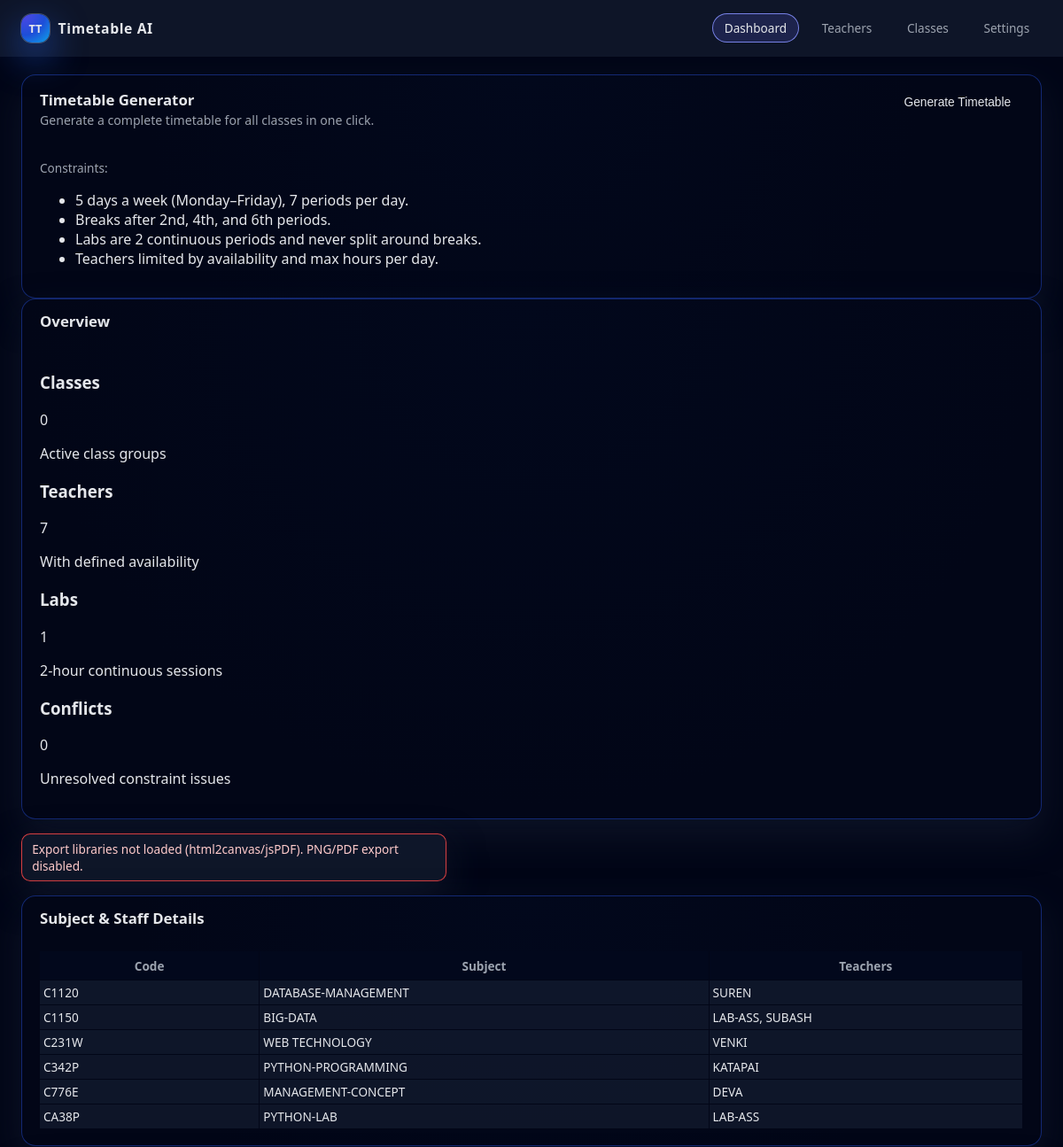
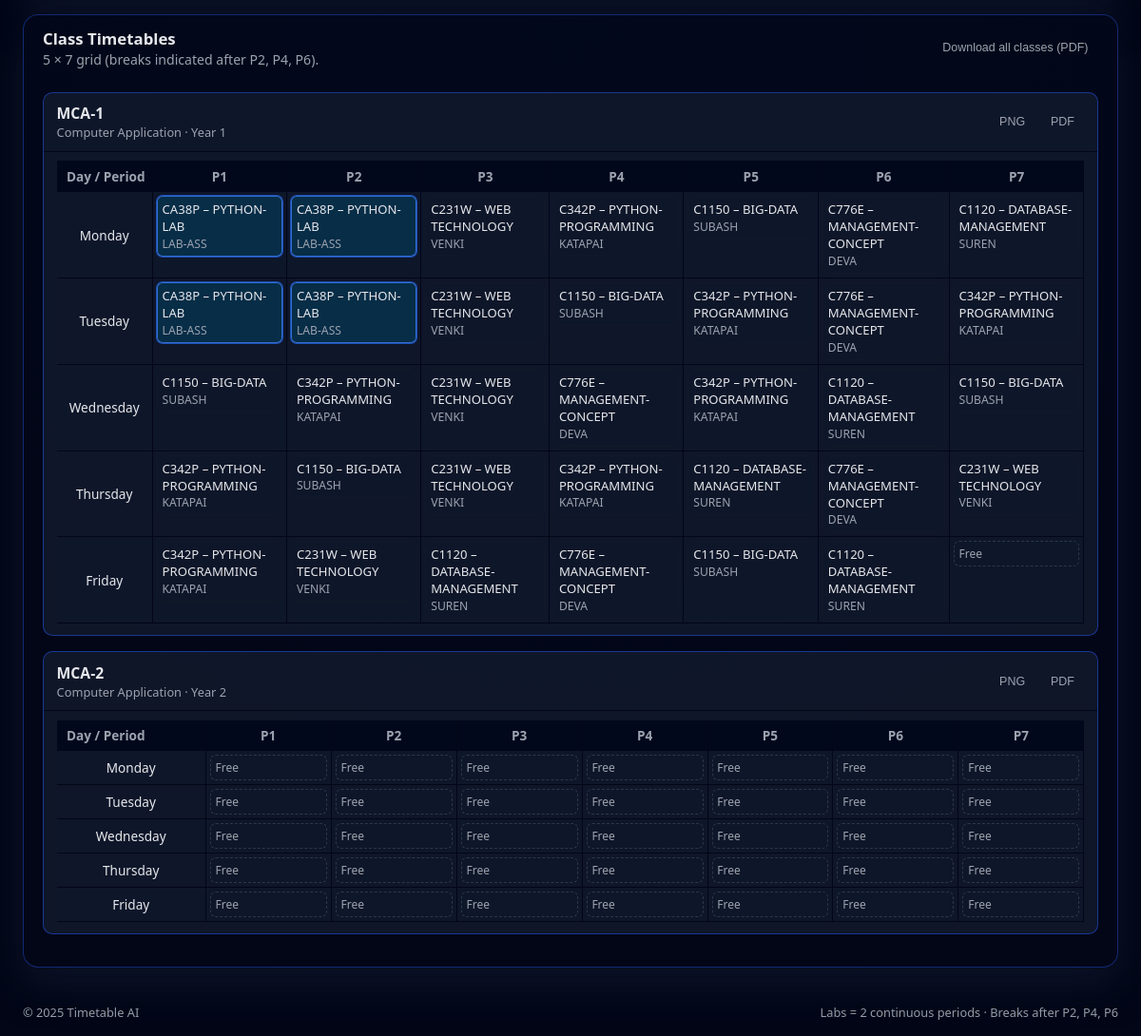
Screenshot of /timetable/ with the database file from the repository (2 pictures, top to bottom).
### timetable/models.py (models this page shows, shortened)
class Subject(models.Model):
    code = models.CharField(max_length=20, unique=True)
    name = models.CharField(max_length=100)

class ClassGroup(models.Model):
    name = models.CharField(max_length=50, unique=True)
    year = models.IntegerField(null=True, blank=True)
    department = models.CharField(max_length=100, blank=True)

class Teacher(models.Model):
    name = models.CharField(max_length=100)
    subjects = models.ManyToManyField(Subject, related_name="teachers")
    max_hours_per_day = models.PositiveIntegerField(default=4)
    availability = models.JSONField(default=dict, blank=True)

### timetable/views.py (the view)
# urls.py: path("", views.timetable_overview, name="timetable_overview"),
@require_GET
def timetable_overview(request):
    class_groups = ClassGroup.objects.all().order_by("name")
    cs_map = {
        (cs.class_group_id, cs.subject_id): cs.is_lab
        for cs in ClassSubject.objects.all()
    }
    entries_by_class = defaultdict(list)
    for e in TimetableEntry.objects.select_related("subject", "teacher", "class_group"):
        entries_by_class[e.class_group_id].append(e)
    class_tables = []
    for cg in class_groups:
        grid = [[None for _ in range(PERIODS_PER_DAY)] for _ in range(DAYS_PER_WEEK)]
        for e in entries_by_class.get(cg.id, []):
            if 0 <= e.day_of_week < DAYS_PER_WEEK and 0 <= e.period < PERIODS_PER_DAY:
                is_lab = cs_map.get((e.class_group_id, e.subject_id), False)
                grid[e.day_of_week][e.period] = {
                    "subject": e.subject,
                    "teacher": e.teacher,
                    "is_lab": is_lab,
                }
        rows = []
        for day_idx in range(DAYS_PER_WEEK):
            rows.append(
                {
                    "day_name": DAY_NAMES[day_idx],
                    "cells": grid[day_idx],
                }
            )
        class_tables.append(
            {
                "class_group": cg,
                "rows": rows,
            }
        )
    summary = {
        "classes": class_groups.count(),
        "teachers": Teacher.objects.count(),
        "labs": ClassSubject.objects.filter(is_lab=True).count(),
        "conflicts": 0,  # you can compute real conflicts if you track them
    }
    subject_staff = []
    for subject in Subject.objects.all().order_by("code"):
        teacher_names = list(
            subject.teachers.order_by("name").values_list("name", flat=True)
        )
        subject_staff.append(
            {
                "subject": subject,
                "teachers": teacher_names,
            }
        )
    context = {
        "class_tables": class_tables,
        "summary": summary,
        "subject_staff": subject_staff,
    }
    return render(request, "timetable/overview.html", context)

### timetable/templates/timetable/overview.html (shortened to what this page needs)
{% load static %}
<!DOCTYPE html>
<html lang="en">
<head>
    <link rel="stylesheet" href="{% static 'timetable/css/app.css' %}">
</head>
<body>
<div class="tt-app">
    <header class="tt-header">
        <div class="tt-header__left">
            <div class="tt-header__brand">
                <span class="tt-header__logo">TT</span>
                <span class="tt-header__title">Timetable AI</span>
            </div>
        </div>
        <div class="tt-header__right">
            <nav class="tt-header__nav" aria-label="Main navigation">
                <a href="#" class="tt-header__link tt-header__link--active">Dashboard</a>
                <a href="./teachers" class="tt-header__link">Teachers</a>
                <a href="./classes" class="tt-header__link">Classes</a>
                <a href="#" class="tt-header__link">Settings</a>
            </nav>
        </div>
    </header>
    <main class="tt-main">
        <section class="tt-main__top">
            <section class="tt-panel tt-panel--primary">
                <header class="tt-panel__header">
                    <div>
                        <h1 class="tt-panel__title">Timetable Generator</h1>
                        <p class="tt-panel__subtitle">
                            Generate a complete timetable for all classes in one click.
                        </p>
                    </div>
                    <form id="generate-form" method="post" action="{% url 'generate_timetable' %}">
                        <button type="submit" class="tt-btn tt-btn--primary" id="btn-generate">
                            Generate Timetable
                        </button>
                    </form>
                </header>
                <div class="tt-panel__body tt-panel__body--compact">
                    <p class="tt-text-muted">
                        Constraints:
                    </p>
                    <ul class="tt-list">
                        <li>5 days a week (Monday–Friday), 7 periods per day.</li>
                        <li>Breaks after 2nd, 4th, and 6th periods.</li>
                        <li>Labs are 2 continuous periods and never split around breaks.</li>
                        <li>Teachers limited by availability and max hours per day.</li>
                    </ul>
                </div>
            </section>
            <section class="tt-panel tt-panel--secondary">
                <header class="tt-panel__header tt-panel__header--compact">
                    <h2 class="tt-panel__title">Overview</h2>
                </header>
                <div class="tt-panel__body">
                    <div class="tt-summary-grid">
                        <article class="tt-summary-card">
                            <h3 class="tt-summary-card__label">Classes</h3>
                            <p class="tt-summary-card__value">
                                {{ summary.classes|default:class_tables|length }}
                            </p>
                            <p class="tt-summary-card__hint">Active class groups</p>
                        </article>
                        <article class="tt-summary-card">
                            <h3 class="tt-summary-card__label">Teachers</h3>
                            <p class="tt-summary-card__value">
                                {{ summary.teachers|default:"–" }}
                            </p>
                            <p class="tt-summary-card__hint">With defined availability</p>
                        </article>
                        <article class="tt-summary-card">
                            <h3 class="tt-summary-card__label">Labs</h3>
                            <p class="tt-summary-card__value">
                                {{ summary.labs|default:"–" }}
                            </p>
                            <p class="tt-summary-card__hint">2‑hour continuous sessions</p>
                        </article>
                        <article class="tt-summary-card tt-summary-card--warning">
                            <h3 class="tt-summary-card__label">Conflicts</h3>
                            <p class="tt-summary-card__value">
                                {{ summary.conflicts|default:"0" }}
                            </p>
                            <p class="tt-summary-card__hint">Unresolved constraint issues</p>
                        </article>
                    </div>
                </div>
            </section>
        </section>
        <section class="tt-status">
            <div id="status-message" class="tt-status__toast"></div>
        </section>
        {% if subject_staff %}
        <section class="tt-panel tt-panel--secondary">
            <header class="tt-panel__header tt-panel__header--compact">
                <h2 class="tt-panel__title">Subject &amp; Staff Details</h2>
            </header>
            <div class="tt-panel__body">
                <div class="tt-table-scroll">
                    <table class="tt-table tt-table--simple" aria-label="Subject and staff mapping">
                        <thead>
                        <tr>
                            <th class="tt-table__header">Code</th>
                            <th class="tt-table__header">Subject</th>
                            <th class="tt-table__header">Teachers</th>
                        </tr>
                        </thead>
                        <tbody>
                        {% for row in subject_staff %}
                            <tr class="tt-table__row">
                                <td class="tt-table__cell">{{ row.subject.code }}</td>
                                <td class="tt-table__cell">{{ row.subject.name }}</td>
                                <td class="tt-table__cell">
                                    {{ row.teachers|join:", " }}
                                </td>
                            </tr>
                        {% endfor %}
                        </tbody>
                    </table>
                </div>
            </div>
        </section>
        {% endif %}
        <section class="tt-panel tt-panel--table">
            <header class="tt-panel__header tt-panel__header--compact">
                <div>
                    <h2 class="tt-panel__title">Class Timetables</h2>
                    <p class="tt-panel__subtitle">
                        5 × 7 grid (breaks indicated after P2, P4, P6).
                    </p>
                </div>
                <div class="tt-panel__header-actions">
                    <button type="button"
                            class="tt-btn tt-btn--ghost tt-btn--sm"
                            id="btn-export-all-pdf">
                        Download all classes (PDF)
                    </button>
                </div>
            </header>
            <div class="tt-panel__body">
                {% if class_tables %}
                    {% for table in class_tables %}
                        <article class="tt-class-card"
                                 id="class-card-{{ table.class_group.id }}"
                                 data-class-id="{{ table.class_group.id }}"
                                 data-class-name="{{ table.class_group.name }}">
                            <header class="tt-class-card__header">
                                <div>
                                    <h3 class="tt-class-card__title">
                                        {{ table.class_group.name }}
                                    </h3>
                                    <p class="tt-class-card__meta">
                                        {{ table.class_group.department|default:"" }}
                                        {% if table.class_group.year %} · Year {{ table.class_group.year }}{% endif %}
                                    </p>
                                </div>
                                <div class="tt-class-card__actions">
                                    <button type="button"
                                            class="tt-btn tt-btn--ghost tt-btn--sm"
                                            data-export="png"
                                            data-class-id="{{ table.class_group.id }}">
                                        PNG
                                    </button>
                                    <button type="button"
                                            class="tt-btn tt-btn--ghost tt-btn--sm"
                                            data-export="pdf"
                                            data-class-id="{{ table.class_group.id }}">
                                        PDF
                                    </button>
                                </div>
                            </header>
                            <div class="tt-class-card__table-wrapper">
                                <div class="tt-table-scroll">
                                    <table class="tt-table"
                                           aria-label="Timetable for {{ table.class_group.name }}">
                                        <colgroup>
                                            <col class="tt-table__col tt-table__col--day">
                                            <col class="tt-table__col" data-period="0">
                                            <col class="tt-table__col tt-table__col--break-right" data-period="1">
                                            <col class="tt-table__col" data-period="2">
                                            <col class="tt-table__col tt-table__col--break-right" data-period="3">
                                            <col class="tt-table__col" data-period="4">
                                            <col class="tt-table__col tt-table__col--break-right" data-period="5">
                                            <col class="tt-table__col" data-period="6">
                                        </colgroup>
                                        <thead>
                                        <tr>
                                            <th class="tt-table__header tt-table__header--corner">Day / Period</th>
                                            <th class="tt-table__header">P1</th>
                                            <th class="tt-table__header">P2</th>
                                            <th class="tt-table__header">P3</th>
                                            <th class="tt-table__header">P4</th>
                                            <th class="tt-table__header">P5</th>
                                            <th class="tt-table__header">P6</th>
                                            <th class="tt-table__header">P7</th>
                                        </tr>
                                        </thead>
                                        <tbody>
                                        {% for row in table.rows %}
                                            <tr class="tt-table__row">
                                                <th scope="row" class="tt-table__day">
                                                    {{ row.day_name }}
                                                </th>
                                                {% for cell in row.cells %}
                                                    <td class="tt-table__cell">
                                                        {% if cell %}
                                                            <div class="tt-slot{% if cell.is_lab %} tt-slot--lab{% endif %}">
                                                                <span class="tt-slot__subject">
                                                                    {{ cell.subject.code }} – {{ cell.subject.name }}
                                                                </span>
                                                                <span class="tt-slot__teacher">
                                                                    {{ cell.teacher.name }}
                                                                </span>
                                                            </div>
                                                        {% else %}
                                                            <div class="tt-slot tt-slot--empty">
                                                                <span class="tt-slot__empty">Free</span>
                                                            </div>
                                                        {% endif %}
                                                    </td>
                                                {% endfor %}
                                            </tr>
                                        {% endfor %}
                                        </tbody>
                                    </table>
                                </div>
                            </div>
                        </article>
                    {% endfor %}
                {% else %}
                    <p class="tt-text-muted">No classes defined yet.</p>
                {% endif %}
            </div>
        </section>
    </main>
    <footer class="tt-footer">
        <div class="tt-footer__inner">
            <span>© <span id="footer-year"></span> Timetable AI</span>
            <span class="tt-footer__meta">Labs = 2 continuous periods · Breaks after P2, P4, P6</span>
        </div>
    </footer>
</div>
</body>
</html>

### rows the page displays
Subject: subject.code "C1120", subject.name "DATABASE-MANAGEMENT", teachers "SUREN", teacher.name "SUREN"
Subject: subject.code "C1150", subject.name "BIG-DATA", teachers "LAB-ASS, SUBASH", teacher.name "SUBASH"
Subject: subject.code "C231W", subject.name "WEB TECHNOLOGY", teachers "VENKI", teacher.name "VENKI"
Subject: subject.code "C342P", subject.name "PYTHON-PROGRAMMING", teachers "KATAPAI", teacher.name "KATAPAI"
Subject: subject.code "C776E", subject.name "MANAGEMENT-CONCEPT", teachers "DEVA", teacher.name "DEVA"
Subject: subject.code "CA38P", subject.name "PYTHON-LAB", teachers "LAB-ASS", teacher.name "LAB-ASS"
ClassGroup: class_group.name "MCA-1", class_group.department "Computer Application", class_group.year "1", day_name "Monday" "Tuesday" "Wednesday" "Thursday" "Friday"
ClassGroup: class_group.name "MCA-2", class_group.department "Computer Application", class_group.year "2", day_name "Monday" "Tuesday" "Wednesday" "Thursday" "Friday"

### other values shown
{{ summary.classes|default:class_tables|length }} "0"
{{ summary.teachers|default:"–" }} "7"
{{ summary.labs|default:"–" }} "1"
{{ summary.conflicts|default:"0" }} "0"
